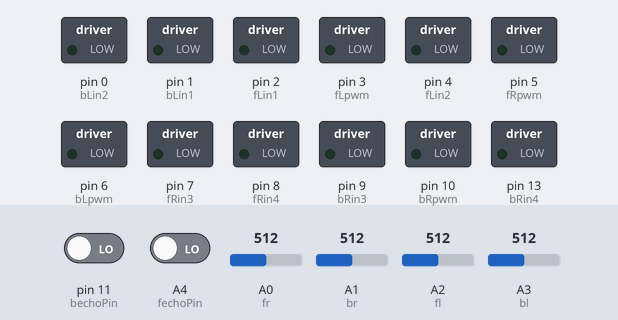
The sketch below on a simulated Arduino Uno, built with avr-gcc and run on an emulated ATmega328P. On the bench: switched loads named in the sketch (green lamp = pin HIGH). Inputs (shaded band) come from the test bench; at power-on: A0 (fr) = 512, pin 11 (bechoPin) LOW, A1 (br) = 512, A2 (fl) = 512, A3 (bl) = 512, A4 (fechoPin) LOW. Pins used as bus, display or sensor lines are not drawn.

Above: at 1.2 s.
1.3 s: A0 (fr) set to 522
5.1 s: A0 (fr) set to 540
At 7.5 s:
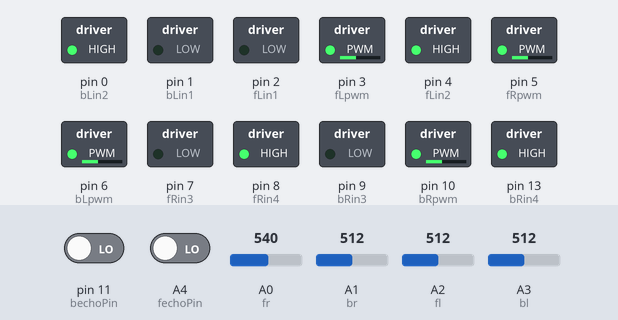
At 8.8 s:
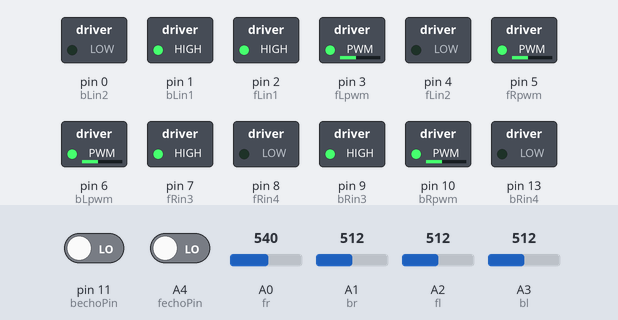
Timing chart, 0 to 10.3 s (numbered marks = the images above; inputs shaded):
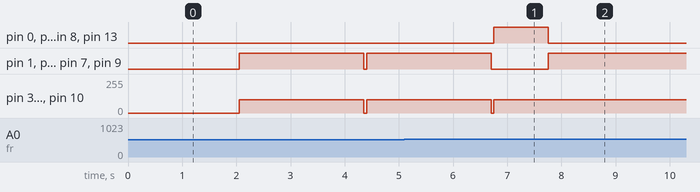

Measured:
- the behaviour switches between 530 and 531 on A0 (fr) (found by bisection; images 0 and 1)
- after the input at 5.1 s, pin 0 (bLin2), pin 4 (fLin2), pin 8 (fRin4), pin 13 (bRin4): LOW → HIGH after 1.7 s, → LOW 1.0 s later; pin 3 (fLpwm), pin 5 (fRpwm), pin 6 (bLpwm), pin 10 (bRpwm): goes on until 6.8 s, then stays 100/255

The sketch:

Omega.ino
```cpp
//For front motor
const int fLin1=2;
const int fLin2=4;
const int fLpwm=3;

const int fRin3=7;
const int fRin4=8;
const int fRpwm=5;


//For back motor
const int bLin1=1;
const int bLin2=0;
const int bLpwm=6;

const int bRin3=9;
const int bRin4=13;
const int bRpwm=10;

//For Ultrasonic Sensor
const int ftrigPin=A5;
const int fechoPin=A4;
const int btrigPin=12;
const int bechoPin=11;

// For IR Sensors
const int br=A1;
const int fr=A0;
const int bl=A3;
const int fl=A2;
double Fdistance=0;
double Bdistance=0;
int timer=0;

void setup() {
  pinMode(fRin3,OUTPUT);
  pinMode(fRin4,OUTPUT);
  pinMode(fRpwm,OUTPUT);

  pinMode(bRin3,OUTPUT);
  pinMode(bRin4,OUTPUT);
  pinMode(bRpwm,OUTPUT);

  pinMode(fLin1,OUTPUT);
  pinMode(fLin2,OUTPUT);
  pinMode(fLpwm,OUTPUT);

  pinMode(bLin1,OUTPUT);
  pinMode(bLin2,OUTPUT);
  pinMode(bLpwm,OUTPUT);


  pinMode(ftrigPin, OUTPUT);
  pinMode(fechoPin, INPUT);
  pinMode(btrigPin, OUTPUT);
  pinMode(bechoPin, INPUT);
  pinMode(fl, INPUT);
  pinMode(fr, INPUT);
  pinMode(bl, INPUT);
  pinMode(br, INPUT);

}


void loop() {
  // put your main ) here, to run repeatedly:
 if (analogRead(fl)<=530 && analogRead(bl)<=530 && analogRead(fr)<=530 && analogRead(br)<=530){
 irCheck();
 uvCheck();
 milliCheck();
}
}

 void irCheck(){
 if (analogRead(fl)> 530 || analogRead(fr)>530)
 {
backward(100);
delay(1000);
 }

 if (analogRead(bl)>530 || analogRead(br)>530)
 {
  forward(100);
  delay(1000);
 }
}

void uvCheck(){
  double fDist = u1detect();
  double bDist = u2detect();
  if(fDist<20)
   {
    brake();
    delay(50);
    irCheck();
    forward(100);
    delay(300);
}
  else if(bDist<20 )
   {
    brake();
   delay(50);
    irCheck();
    backward(100);
    delay(300);
}
}

double u1detect(){
  double Fduration,Fdistance;
  digitalWrite(ftrigPin, LOW);
  delayMicroseconds(2);
  digitalWrite(ftrigPin, HIGH);
  delayMicroseconds(10);
  Fduration = pulseIn(fechoPin, HIGH);
  Fdistance= Fduration*0.034/2;
 return Fdistance;
 }

double u2detect(){
  double Bduration,Bdistance;
 digitalWrite(btrigPin, LOW);
  delayMicroseconds(2);
  digitalWrite(btrigPin, HIGH);
  delayMicroseconds(10);
  Bduration = pulseIn(bechoPin, HIGH);
  Bdistance= Bduration*0.034/2;
 return Bdistance;
 }


void milliCheck(){
  if (timer==0){
       irCheck();
      uvCheck();
      timer=millis();
    }
    else if(millis()<=(timer+1000)){
      irCheck();
      uvCheck();
      rotate(255);

      }
      else if(millis()>(timer+1000) && millis()<=(timer+3000)){
        irCheck();
        uvCheck();
        forward(100);
      }
      else if(millis()>(timer+3000)){
        timer=0;
      }
}
  void rotate(int rate){
 digitalWrite(fRin3,HIGH);
  digitalWrite(fRin4,LOW);
  analogWrite(fRpwm,rate);

  digitalWrite(bRin3,HIGH);
  digitalWrite(bRin4,LOW);
analogWrite(bRpwm,rate);

   digitalWrite(fLin1,LOW);
  digitalWrite(fLin2,HIGH);
analogWrite(fLpwm,rate);

  digitalWrite(bLin1,LOW);
  digitalWrite(bLin2,HIGH);
  analogWrite(bLpwm,rate);
  }

 void forward(int rate){
 digitalWrite(fRin3,HIGH);
  digitalWrite(fRin4,LOW);
  analogWrite(fRpwm,rate);

  digitalWrite(bRin3,HIGH);
  digitalWrite(bRin4,LOW);
analogWrite(bRpwm,rate);

   digitalWrite(fLin1,HIGH);
  digitalWrite(fLin2,LOW);
analogWrite(fLpwm,rate);

  digitalWrite(bLin1,HIGH);
  digitalWrite(bLin2,LOW);
  analogWrite(bLpwm,rate);
  }

void backward(int rate){
  digitalWrite(fRin3,LOW);
  digitalWrite(fRin4,HIGH);
analogWrite(fRpwm,rate);

  digitalWrite(bRin3,LOW);
  digitalWrite(bRin4,HIGH);
analogWrite(bRpwm,rate);

   digitalWrite(fLin1,LOW);
  digitalWrite(fLin2,HIGH);
analogWrite(fLpwm,rate);

  digitalWrite(bLin1,LOW);
  digitalWrite(bLin2,HIGH);
  analogWrite(bLpwm,rate);
  }

  void brake(){

  digitalWrite(fRin3,LOW);
  digitalWrite(fRin4,LOW);
analogWrite(fRpwm,0);

  digitalWrite(bRin3,LOW);
  digitalWrite(bRin4,LOW);
analogWrite(bRpwm,0);

   digitalWrite(fLin1,LOW);
  digitalWrite(fLin2,LOW);
analogWrite(fLpwm,0);

  digitalWrite(bLin1,LOW);
  digitalWrite(bLin2,LOW);
  analogWrite(bLpwm,0);
}
```
